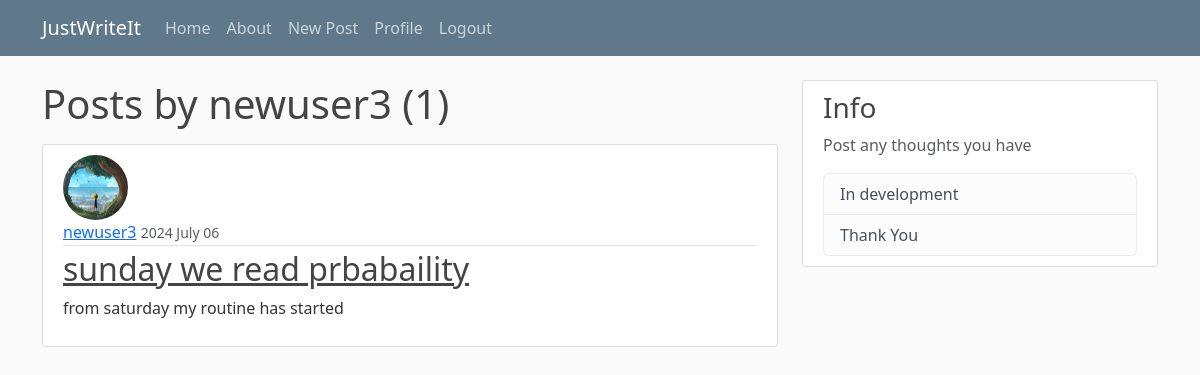
The app's page /user/newuser3 (signed in) with its own data.
### blog/models.py (models this page shows, shortened)
class Post(models.Model):
    title = models.CharField(max_length = 100)
    content = models.TextField()
    date_posted = models.DateTimeField(default=timezone.now)
    author  = models.ForeignKey(User, on_delete=models.CASCADE)

### users/models.py (models this page shows, shortened)
class Profile(models.Model):
    user = models.OneToOneField(User, on_delete=models.CASCADE)
    image = models.ImageField(default="default.jpg", upload_to="profile_pics")

### blog/views.py (the view)
# urls.py: path('user/<str:username>', UserPostListView.as_view(), name='user-posts'),
class UserPostListView(ListView):
    model = Post
    template_name = 'blog/user_posts.html'
    context_object_name = 'posts'
    paginate_by = 5
    def get_queryset(self):
        user = get_object_or_404(User, username = self.kwargs.get('username'))
        return Post.objects.filter(author=user).order_by('-date_posted')

### blog/templates/blog/user_posts.html (shortened to what this page needs)
{% extends "blog/base.html" %}
{% block content %}
    <h1 class = 'mb-3'>Posts by {{ view.kwargs.username }} ({{ page_obj.paginator.count }})</h1>
    {% for post in posts %}
        <article class="media content-section">
          <img class = "rounded-circle article-img" src ="{{ post.author.profile.image.url }}">
          <div class="media-body">
            <div class="article-metadata">
              <a class="mr-2" href="{% url 'user-posts' post.author.username  %}">{{ post.author }}</a>
              <small class="text-muted">{{ post.date_posted|date:"Y F d" }}</small>
            </div>
            <h2><a class="article-title" href="{% url 'post-detail' post.id %}">{{ post.title }}</a></h2>
            <p class="article-content">{{ post.content }}</p>
          </div>
        </article>
    {% endfor %}
{% endblock content %}

### blog/static/blog/main.css (style rules this page uses)
body { background: #fafafa; color: #333333; margin-top: 5rem; }
h1, h2, h3, h4, h5, h6 { color: #444444; }
.content-section { background: #ffffff; padding: 10px 20px; border: 1px solid #dddddd; border-radius: 3px; margin-bottom: 20px; }
.article-title { color: #444444; }
.article-content { white-space: pre-line; }
.article-img { height: 65px; width: 65px; margin-right: 16px; }
.article-metadata { padding-bottom: 1px; margin-bottom: 4px; border-bottom: 1px solid #e3e3e3 }

### records on screen
Post: author.profile.image (placeholder picture), author "newuser3", date_posted "2024 July 06", title "sunday we read prbabaility", content "from saturday my routine has started"

### other values on screen
{{ view.kwargs.username }} "newuser3"
{{ page_obj.paginator.count }} "1"
